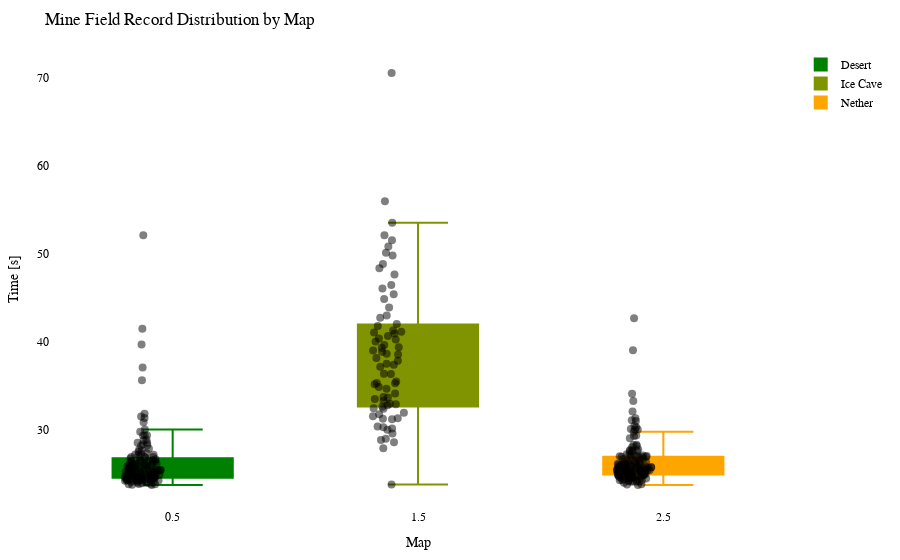

Source (notebook cell):
### Code cell
import plotly.graph_objects as go
import plotly.io as pio

df = getRecordsDataframe(minigame="Minenfeld")

# Calculate the offset for centering the data points
num_columns = len(df.columns)
offset = 0.5

# Create a Swarm plot using Plotly
fig = go.Figure()

cmap = LinearSegmentedColormap.from_list("green_orange", ["green", "orange"])
colors = [to_hex(cmap(i / (num_columns - 1))) for i in range(num_columns)]

for i, (column, color) in enumerate(zip(df.columns, colors)):
    x_values = [i + offset] * len(df[column])  # Adjust x-values with offset for horizontal centering
    fig.add_trace(go.Box(x=x_values,
                         y=df[column],
                         name=column,
                         boxpoints='all',
                         pointpos=-0.5,  # Adjust point position to prevent overlapping
                         marker=dict(color='rgba(0,0,0,0.5)', size=8),  # Adjust marker color and size
                         line=dict(color=color),
                         fillcolor=color,
                         hovertext=df_to_html.index,
                         hoverinfo='name+text+y',
                         showlegend=True))

fig.update_layout(title="Mine Field Record Distribution by Map",
                  xaxis=dict(title="Map"),
                  yaxis=dict(title="Time [s]"),
                  showlegend=True,
                  font=dict(family="Arial", size=12, color="black"),  # Customize font
                  plot_bgcolor="white",  # Set background color
                  margin=dict(l=50, r=50, t=50, b=50),  # Adjust margins for better layout
                  )


pio.show(fig)

pio.write_html(fig, "out/minef_swarm_plot.html")

### Figure 1 — Plotly figure (JSON) as saved in the notebook; plotly's stock layout.template omitted (floating-point values rounded to 4 significant figures; data arrays with more than 128 entries replaced by an {"elided": "..."} marker saying what was removed)
{"data": [{"boxpoints": "all", "fillcolor": "#008000", "hoverinfo": "name+text+y", "hovertext": {"elided": "146 str values"}, "line": {"color": "#008000"}, "marker": {"color": "rgba(0,0,0,0.5)", "size": 8}, "name": "Desert", "pointpos": -0.5, "showlegend": true, "type": "box", "x": {"elided": "146 float values"}, "y": {"elided": "146 float values"}}, {"boxpoints": "all", "fillcolor": "#809300", "hoverinfo": "name+text+y", "hovertext": {"elided": "146 str values"}, "line": {"color": "#809300"}, "marker": {"color": "rgba(0,0,0,0.5)", "size": 8}, "name": "Ice Cave", "pointpos": -0.5, "showlegend": true, "type": "box", "x": {"elided": "146 float values"}, "y": {"elided": "146 float values"}}, {"boxpoints": "all", "fillcolor": "#ffa500", "hoverinfo": "name+text+y", "hovertext": {"elided": "146 str values"}, "line": {"color": "#ffa500"}, "marker": {"color": "rgba(0,0,0,0.5)", "size": 8}, "name": "Nether", "pointpos": -0.5, "showlegend": true, "type": "box", "x": {"elided": "146 float values"}, "y": {"elided": "146 float values"}}], "layout": {"font": {"color": "black", "family": "Arial", "size": 12}, "margin": {"b": 50, "l": 50, "r": 50, "t": 50}, "plot_bgcolor": "white", "showlegend": true, "title": {"text": "Mine Field Record Distribution by Map"}, "xaxis": {"title": {"text": "Map"}}, "yaxis": {"title": {"text": "Time [s]"}}}}
